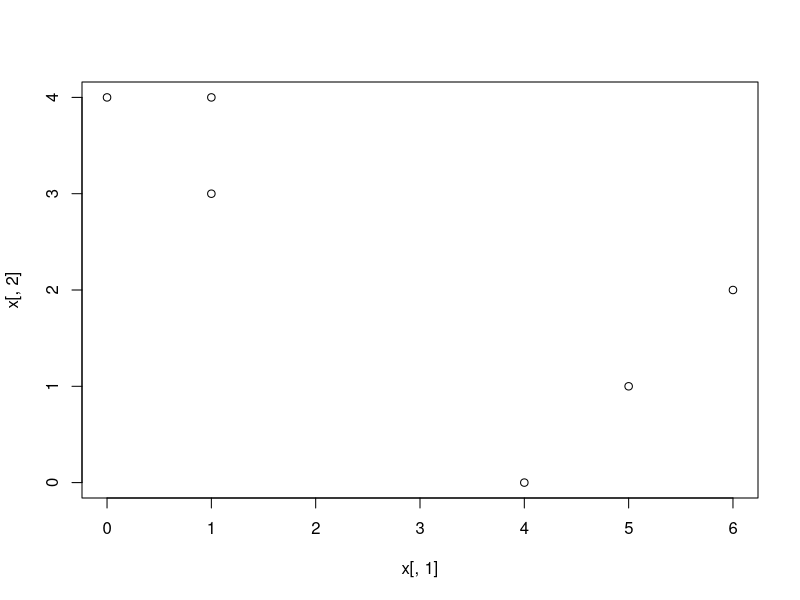
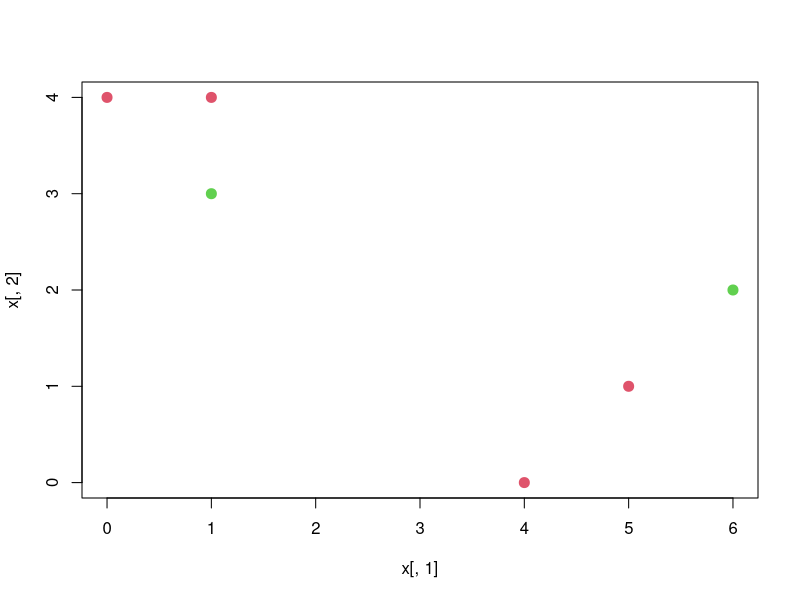
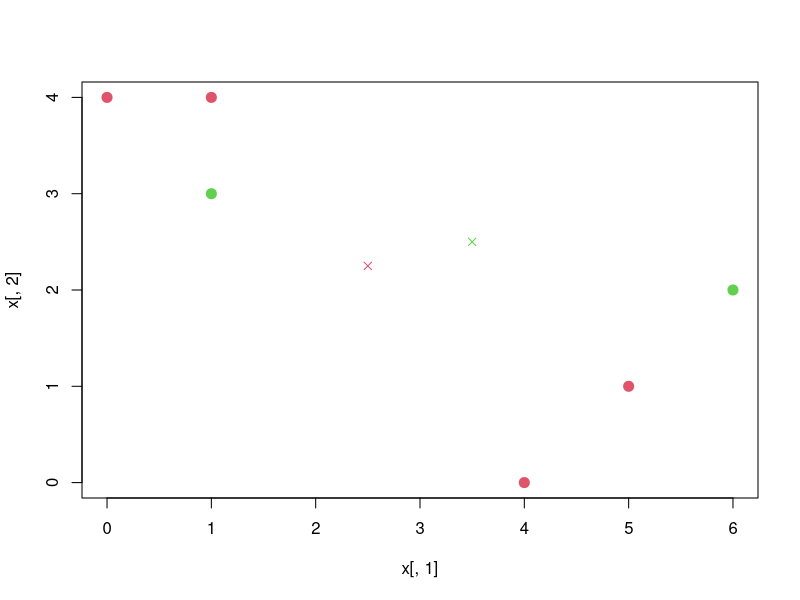
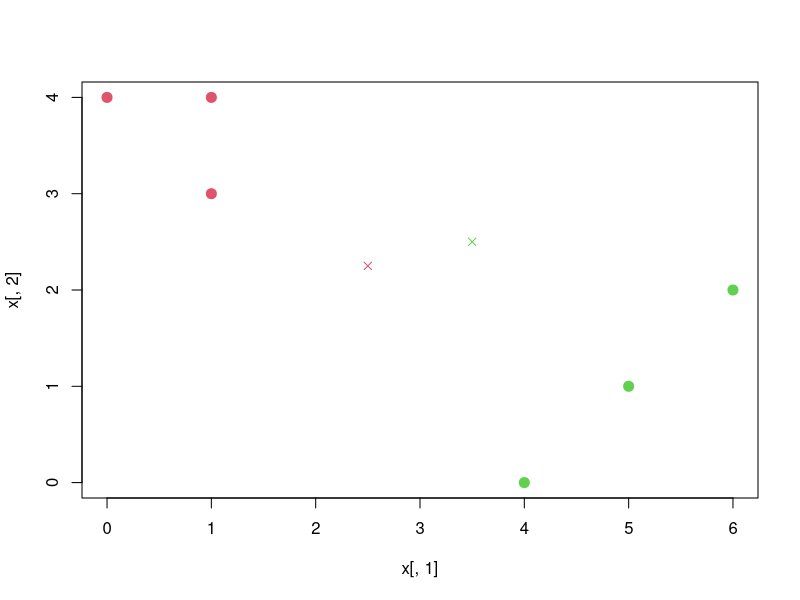
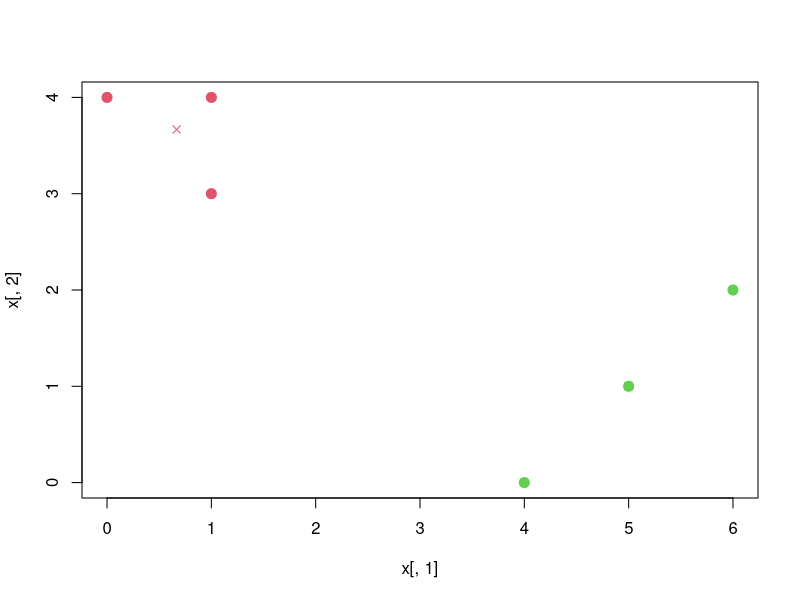
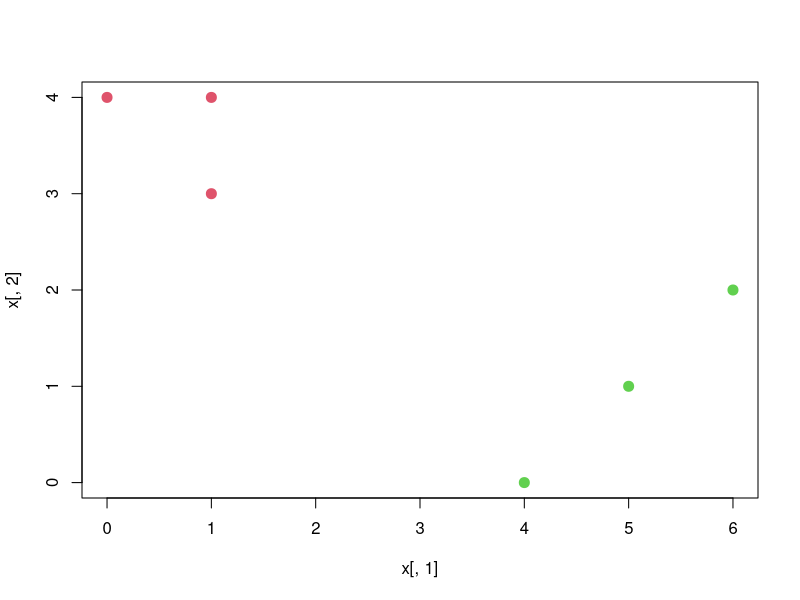
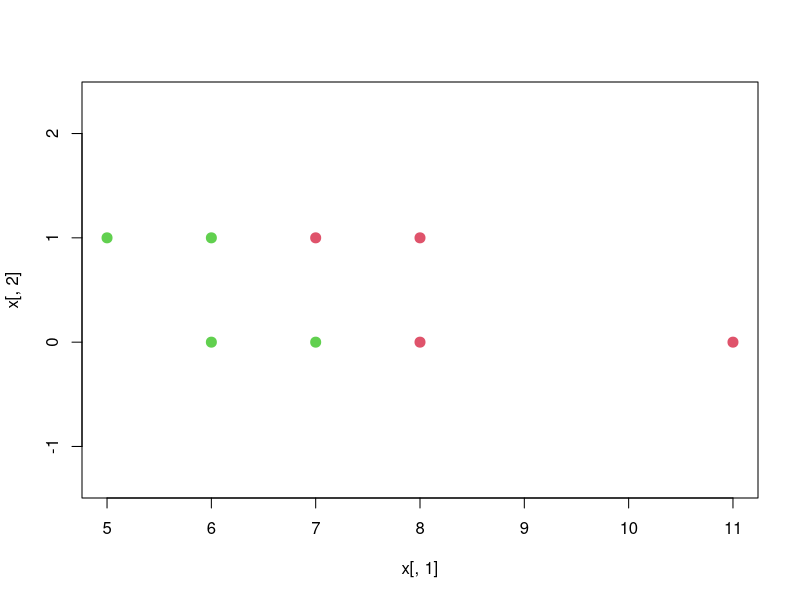
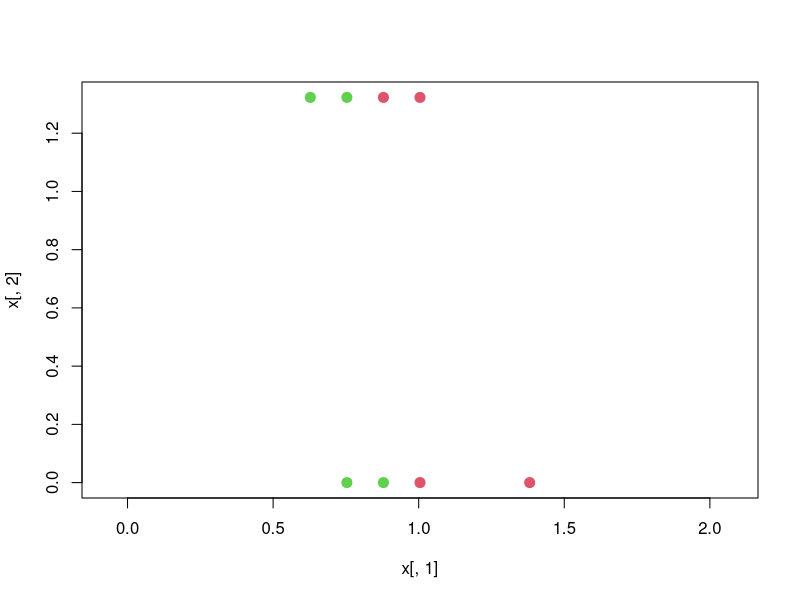

The R script that drew these images, in order:
## ---- chunk 1
knitr::opts_chunk$set(echo = TRUE)
## ---- chunk 2
x <- cbind(c(1, 1, 0, 5, 6, 4), c(4, 3, 4, 1, 2, 0))
plot(x[,1], x[,2])
## ---- chunk 3
set.seed(1)
labels <- sample(2, nrow(x), replace = T)
labels
plot(x[, 1], x[, 2], col = (labels + 1), pch = 20, cex = 2)
## ---- chunk 4
centroid1 <- c(mean(x[labels == 1, 1]), mean(x[labels == 1, 2]))
centroid2 <- c(mean(x[labels == 2, 1]), mean(x[labels == 2, 2]))
plot(x[,1], x[,2], col=(labels + 1), pch = 20, cex = 2)
points(centroid1[1], centroid1[2], col = 2, pch = 4)
points(centroid2[1], centroid2[2], col = 3, pch = 4)
## ---- chunk 5
labels <- c(1, 1, 1, 2, 2, 2)
plot(x[, 1], x[, 2], col = (labels + 1), pch = 20, cex = 2)
points(centroid1[1], centroid1[2], col = 2, pch = 4)
points(centroid2[1], centroid2[2], col = 3, pch = 4)
## ---- chunk 6
centroid1 <- c(mean(x[labels == 1, 1]), mean(x[labels == 1, 2]))
centroid2 <- c(mean(x[labels == 2, 1]), mean(x[labels == 2, 2]))
plot(x[,1], x[,2], col=(labels + 1), pch = 20, cex = 2)
points(centroid1[1], centroid1[2], col = 2, pch = 4)
points(centroid2[1], centroid2[2], col = 3, pch = 4)
## ---- chunk 7
plot(x[, 1], x[, 2], col=(labels + 1), pch = 20, cex = 2)
## ---- chunk 8
socks <- c(8, 11, 7, 6, 5, 6, 7, 8)
computers <- c(0, 0, 0, 0, 1, 1, 1, 1)
x <- cbind(socks, computers)
labels <- c(1, 1, 2, 2, 2, 2, 1, 1)
plot(x[, 1], x[, 2], col=(labels + 1), pch = 20, cex = 2, asp = 1)
x <- cbind(scale(socks, center = FALSE), scale(computers, center = FALSE))
sd(computers)
labels <- c(1, 1, 2, 2, 2, 2, 1, 1)
plot(x[, 1], x[, 2], col=(labels + 1), pch = 20, cex = 2, asp = 1)
## ---- chunk 9
set.seed(1)
Control <- matrix(rnorm(50 * 1000), ncol = 50)
Treatment <- matrix(rnorm(50 * 1000), ncol = 50)
X <- cbind(Control, Treatment)
X[1, ] <- seq(-18, 18 - .36, .36) # linear trend in one dimension
pr.out <- prcomp(scale(X))
summary(pr.out)$importance[, 1]
X <- rbind(X, c(rep(10, 50), rep(0, 50)))
pr.out <- prcomp(scale(X))
summary(pr.out)$importance[, 1]
## ---- chunk 10
pr.out <- prcomp(USArrests, scale = TRUE)
pr.var <- pr.out$sdev^2
pve <- pr.var / sum(pr.var)
sum(pr.var)
## ---- chunk 11
loadings <- pr.out$rotation
USArrests2 <- scale(USArrests)
sumvar <- sum(apply(as.matrix(USArrests2)^2, 2, sum))
apply((as.matrix(USArrests2) %*% loadings)^2, 2, sum) / sumvar
## ---- chunk 12
set.seed(2)
hc.complete <- hclust(dist(USArrests), method = "complete")
plot(hc.complete)
## ---- chunk 13
cutree(hc.complete, 3)
## ---- chunk 14
sd.data <- scale(USArrests)
hc.complete.sd <- hclust(dist(sd.data), method = "complete")
plot(hc.complete.sd)
## ---- chunk 15
cutree(hc.complete.sd, 3)
table(cutree(hc.complete, 3), cutree(hc.complete.sd, 3))
## ---- chunk 16
set.seed(2)
x <- matrix(rnorm(20 * 3 * 50, mean = 0, sd = 0.001), ncol = 50)
x[1:20, 2] <- 1
x[21:40, 1] <- 2
x[21:40, 2] <- 2
x[41:60, 1] <- 1
true.labels <- c(rep(1, 20), rep(2, 20), rep(3, 20))
## ---- chunk 17
pr.out <- prcomp(x)
plot(pr.out$x[, 1:2], col = 1:3, xlab = "Z1", ylab = "Z2", pch = 19)
## ---- chunk 18
km.out <- kmeans(x, 3, nstart = 20)
table(true.labels, km.out$cluster)
## ---- chunk 19
km.out <- kmeans(x, 2, nstart = 20)
table(true.labels, km.out$cluster)
## ---- chunk 20
km.out <- kmeans(x, 4, nstart = 20)
table(true.labels, km.out$cluster)
## ---- chunk 21
km.out <- kmeans(pr.out$x[, 1:2], 3, nstart = 20)
table(true.labels, km.out$cluster)
## ---- chunk 22
km.out <- kmeans(scale(x), 3, nstart = 20)
table(true.labels, km.out$cluster)
